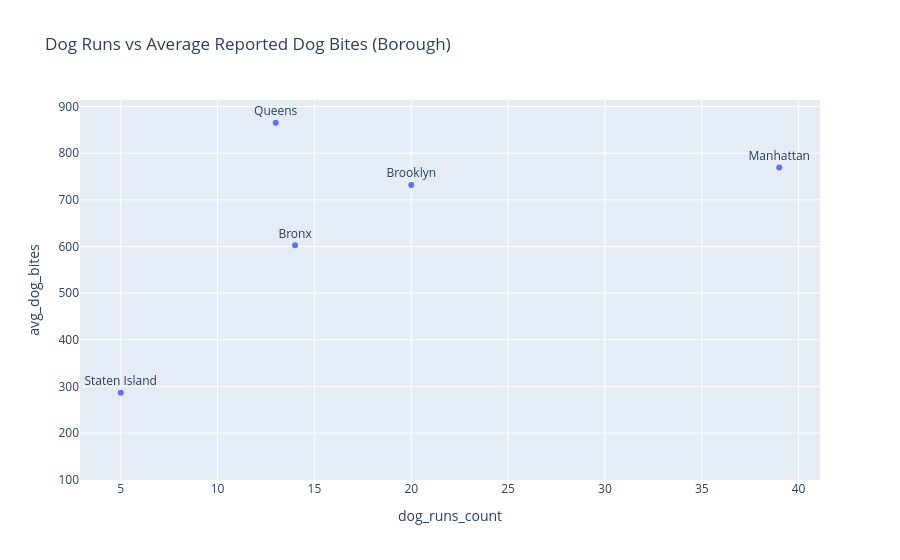

The cell this chart's notebook holds for it:
### Markdown cell above
### Visualization: Dog runs vs average dog bites

This gives a simple borough-level relationship view.

### Code cell
avg_bites = (
    bites_by_boro_year
    .groupby("borough_clean", as_index=False)
    .agg(avg_dog_bites=("dog_bites_count", "mean"))
)

scatter_df = pd.merge(avg_bites, dog_runs_counts, on="borough_clean", how="left")

fig = px.scatter(
    scatter_df,
    x="dog_runs_count",
    y="avg_dog_bites",
    text="borough_clean",
    title="Dog Runs vs Average Reported Dog Bites (Borough)"
)
fig.update_traces(textposition="top center")
fig.show()

scatter_df

### Figure 1 — Plotly figure (JSON) as saved in the notebook; plotly's stock layout.template omitted (floating-point values rounded to 4 significant figures)
{"data": [{"hovertemplate": "dog_runs_count=%{x}<br>avg_dog_bites=%{y}<br>borough_clean=%{text}<extra></extra>", "legendgroup": "", "marker": {"color": "#636efa", "symbol": "circle"}, "mode": "markers+text", "name": "", "orientation": "v", "showlegend": false, "text": ["Bronx", "Brooklyn", "Manhattan", "Other", "Queens", "Staten Island"], "textposition": "top center", "type": "scatter", "x": [14.0, 20.0, 39.0, NaN, 13.0, 5.0], "xaxis": "x", "y": [602.5, 731.7, 769.4, 148.2, 865.2, 286.3], "yaxis": "y"}], "layout": {"legend": {"tracegroupgap": 0}, "title": {"text": "Dog Runs vs Average Reported Dog Bites (Borough)"}, "xaxis": {"anchor": "y", "domain": [0, 1], "title": {"text": "dog_runs_count"}}, "yaxis": {"anchor": "x", "domain": [0, 1], "title": {"text": "avg_dog_bites"}}}}
